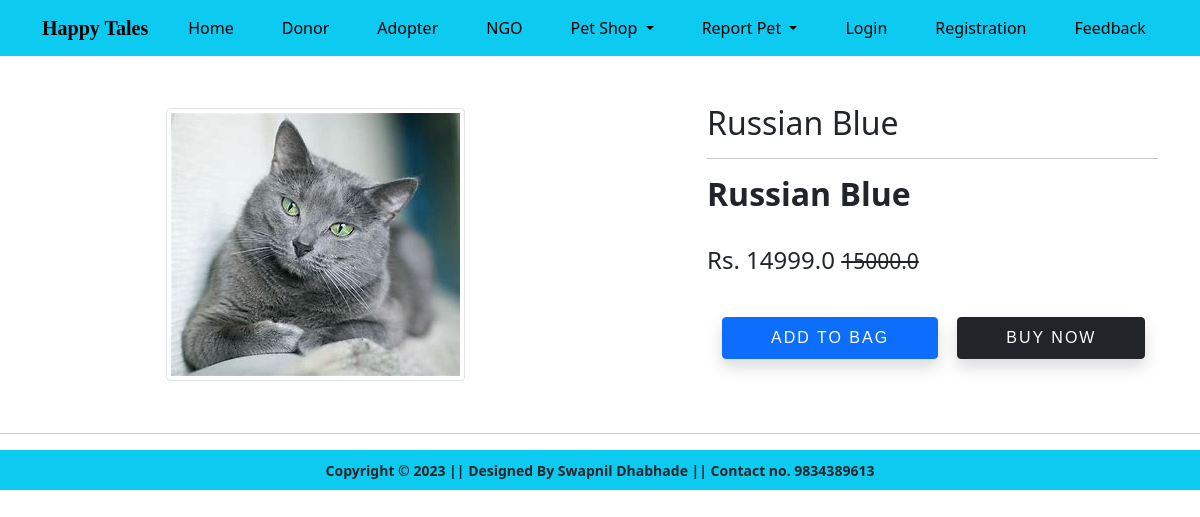
Screenshot of /product-detail/1 with the database file from the repository.
### happytales/models.py (models this page shows, shortened)
class Product(models.Model):
    title = models.CharField(max_length=100)
    selling_price = models.FloatField()
    discounted_price = models.FloatField()
    description = models.TextField()
    brand = models.CharField(max_length=100)
    category = models.CharField(choices=CATEGORY_CHOICES, max_length=5)
    product_image = models.ImageField(upload_to="productimg")

### happytales/views.py (the view)
# urls.py: path('product-detail/<int:pk>',views.ProductDetailView.as_view(), name='product-detail'),
class ProductDetailView(View):
    def get(self, request, pk):
        totalitem = 0
        product = Product.objects.get(pk=pk)
        item_already_in_cart = False
        if request.user.is_authenticated:
            item_already_in_cart = Cart.objects.filter(Q(product=product.id) & Q(user=request.user)).exists()
            if request.user.is_authenticated:
                totalitem = len(Cart.objects.filter(user=request.user))
        return render(request, 'productdetail.html',
                      {'product': product, 'item_already_in_cart': item_already_in_cart, 'totalitem': totalitem})

### happytales/templates/productdetail.html (shortened to what this page needs)
{% extends 'base.html' %}
{% load static %}
{% block main-content %}
<div class="container my-5">
 <div class="row">
  <div class="col-sm-6 text-center align-self-center">
   <img src="{{product.product_image.url}}" alt="" class="img-fluid img-thumbnail">
  </div>
  <div class="col-sm-5 offset-sm-1">
   <h2>{{product.title}}</h2>
   <hr>
   <h2 class="fw-bold">{{product.description}}</h2> <br>
   <h4>Rs. {{product.discounted_price}} <small class="fw-light text-decoration-line-through">{{product.selling_price}}</small></h4> <br>
{% if not request.user.is_authenticated %}
<form action="/add-to-cart" class="d-inline"><input type="hidden" name="prod_id" value={{product.id}} id="prod_id">
    <button type="submit" class="btn btn-primary shadow px-5 py-2">Add To Bag</button>
</form>
{% endif %}
{% if not request.user.is_authenticated %}
<form action="/add-to-cart" class="d-inline"><input type="hidden" name="prod_id" value={{product.id}} id="prod_id">
    <button type="submit" class="btn btn-dark shadow px-5 py-2">Buy Now</button>
</form>
{% endif %}
  </div>
 </div>
</div>
{% endblock main-content %}

### happytales/static/mystyle.css (style rules this page uses)
button { padding: 5px 8px; font-family: "Josefin Sans", sans-serif; text-transform: uppercase; margin-top: 10px; margin-bottom: 10px; margin-left: 15px; font-size: 13px; letter-spacing: 2px; font-weight: 500; color: #868686; background-color: #fff; outline: none; border: 1px solid black; cursor: pointer; }

### happytales/static/app/css/style.css (style rules this page uses)
button { padding: 5px 8px; font-family: "Josefin Sans", sans-serif; text-transform: uppercase; margin-top: 10px; margin-bottom: 10px; margin-left: 15px; font-size: 13px; letter-spacing: 2px; font-weight: 500; color: #868686; background-color: #fff; outline: none; border: 1px solid black; cursor: pointer; }

### rows the page displays
Product: product_image (picture), title "Russian Blue", description "Russian Blue", discounted_price "14999.0", selling_price "15000.0"
